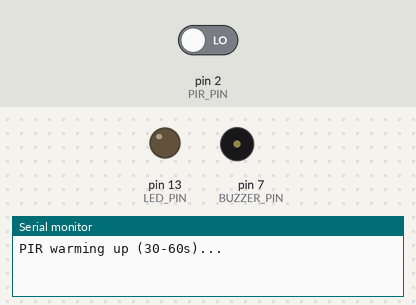
Recording of a sketch running on a simulated Arduino Uno, built with avr-gcc and run on an emulated ATmega328P. Shown: output pins drawn as LEDs (lit = HIGH), buzzer (waves = sounding), the last lines printed to the serial monitor. The test bench sets the inputs (shaded band); at power-on: pin 2 (PIR_PIN) LOW.

Above: at 4.2 s.
4.3 s: pin 2 (PIR_PIN) driven HIGH
At 5.5 s:
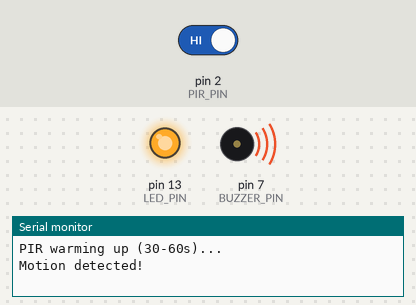
5.8 s: pin 2 (PIR_PIN) driven LOW
At 6.8 s:
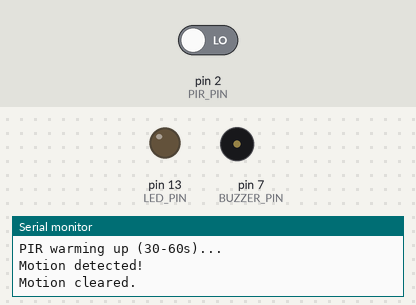
Timing chart, 0 to 8.8 s (numbered marks = the images above; inputs shaded):
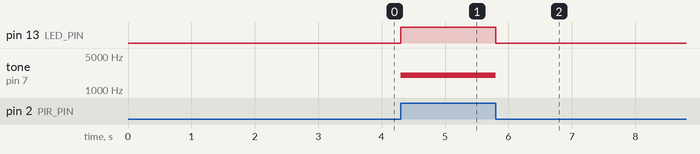

Measured:
- after the input at 4.3 s, pin 13 (LED_PIN): LOW → HIGH at once; tone on pin 7 (BUZZER_PIN): silent → 2000 Hz at once
- after the input at 5.8 s, pin 13 (LED_PIN): HIGH → LOW at once; tone on pin 7 (BUZZER_PIN): 2000 Hz → silent at once

The sketch:

pir_motion_alarm.ino
```cpp
/*
  PIR Motion Alarm
  -----------------
  Watches a PIR module's digital output and sounds a buzzer + lights an LED
  whenever motion is detected. Board: Arduino Uno.
*/

const uint8_t PIR_PIN = 2;
const uint8_t BUZZER_PIN = 7;
const uint8_t LED_PIN = 13;

bool lastState = LOW;

void setup() {
  pinMode(PIR_PIN, INPUT);
  pinMode(BUZZER_PIN, OUTPUT);
  pinMode(LED_PIN, OUTPUT);
  Serial.begin(9600);
  Serial.println("PIR warming up (30-60s)...");
  delay(3000); // brief settle time; full warm-up continues while sketch runs
}

void loop() {
  bool motion = digitalRead(PIR_PIN);

  if (motion && !lastState) {
    // Rising edge: motion just started.
    Serial.println("Motion detected!");
    tone(BUZZER_PIN, 2000); // continuous tone, non-blocking
  } else if (!motion && lastState) {
    // Falling edge: motion stopped (per the module's hold-time setting).
    Serial.println("Motion cleared.");
    noTone(BUZZER_PIN);
  }

  digitalWrite(LED_PIN, motion ? HIGH : LOW); // LED always mirrors raw PIR state
  lastState = motion;

  delay(50); // light debounce on the digital read
}
```
